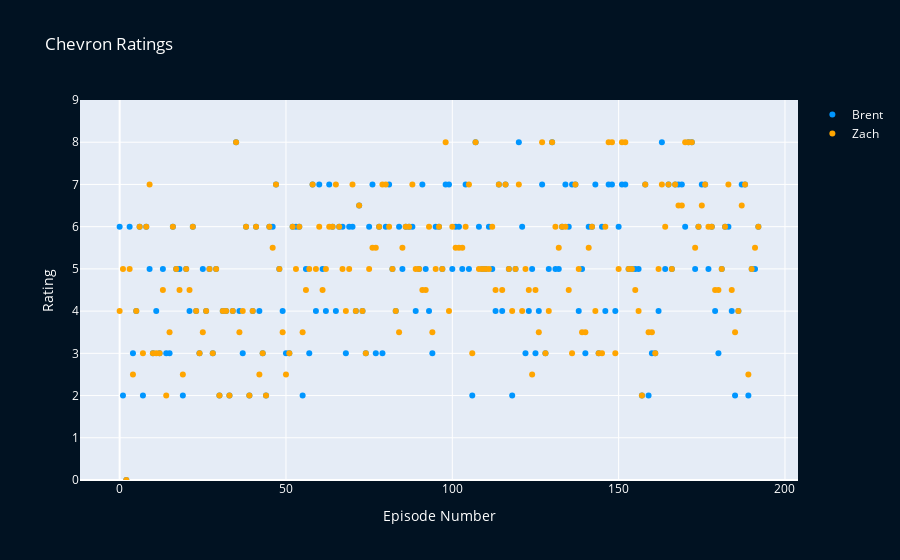

The cell this chart's notebook holds for it:
### Code cell
# Create figure
fig = go.Figure()

# Create list of hover texts using custom hover text template by iterating over every data row
hover_texts = [f'{row.Title}<br>Rating: {row.Brent_Chevrons}' for row in ratings_df.itertuples(index=False)]

fig.add_trace(go.Scatter(x = ratings_df.index,               # x-axis data (Episode number)
                         y = ratings_df['Brent_Chevrons'],   # y-axis data (Brent's ratings)
                         mode = 'markers',                   # Trace type
                         name = 'Brent',                     # Custom legend text
                         marker = dict(color = '#0096FF'),   # Custom marker color
                         text = hover_texts,                 # Custom hover text
                         hoverinfo = 'text'))                # Only display custom text

# Create list of hover texts using custom hover text template by iterating over every data row
hover_texts = [f'{row.Title}<br>Rating: {row.Zach_Chevrons}' for row in ratings_df.itertuples(index=False)]

fig.add_trace(go.Scatter(x = ratings_df.index,               # x-axis data (Episode number)
                         y = ratings_df['Zach_Chevrons'],    # y-axis data (Zach's ratings)
                         mode = 'markers',                   # Trace type
                         name = 'Zach',                      # Custom legend text
                         marker = dict(color = '#FFA500'),   # Custom marker color
                         text = hover_texts,                 # Custom hover text
                         hoverinfo = 'text'))                # Only display custom text

#Further style the figure
fig.update_layout(
    title = 'Chevron Ratings',        # Set plot title
    xaxis_title = 'Episode Number',   # Set x-axis title
    yaxis_title = 'Rating',           # Set y-axis title
    yaxis = dict(range = [0, 9]),     # Set y-axis range
    paper_bgcolor = '#011222',        # Set background color
    font_color = '#ffffff')           # Set font color

# Display figure
fig.show()

# Create plot in Chart Studio for later embedding
py.plot(fig, filename = 'Chevron Ratings', auto_open = False)

### Figure 1 — Plotly figure (JSON) as saved in the notebook; plotly's stock layout.template omitted (floating-point values rounded to 4 significant figures; data arrays with more than 128 entries replaced by an {"elided": "..."} marker saying what was removed)
{"data": [{"hoverinfo": "text", "marker": {"color": "#0096FF"}, "mode": "markers", "name": "Brent", "text": {"elided": "193 str values"}, "type": "scatter", "x": {"elided": "193 int values"}, "y": {"elided": "193 float values"}}, {"hoverinfo": "text", "marker": {"color": "#FFA500"}, "mode": "markers", "name": "Zach", "text": {"elided": "193 str values"}, "type": "scatter", "x": {"elided": "193 int values"}, "y": {"elided": "193 float values"}}], "layout": {"font": {"color": "#ffffff"}, "paper_bgcolor": "#011222", "title": {"text": "Chevron Ratings"}, "xaxis": {"title": {"text": "Episode Number"}}, "yaxis": {"range": [0, 9], "title": {"text": "Rating"}}}}
